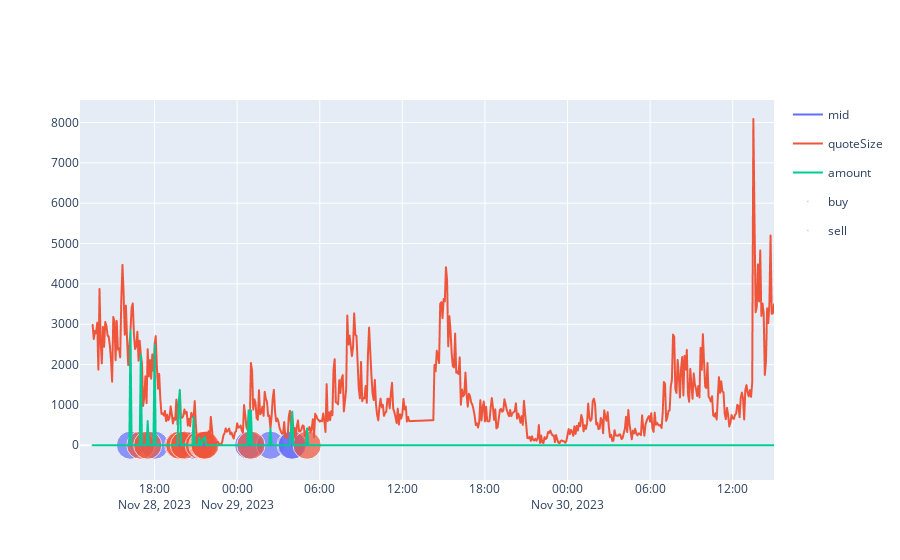

Notebook code for this chart:
### Code cell
import strategies
test_data = loadData(287*180, False)[287*16:287*18]   #falling market
# test_data = loadData(287*180, True)
sma = strategies.SMA(30, 50, is_statefull= False)
rsi = strategies.RSI(14, is_statefull= False)
macd = strategies.MACD(12, 26, 9, is_statefull= False)
composite = strategies.StateFullComposite(100000, cash_in_hand=1000, strategies=[sma, rsi, macd])
actions = []
amounts = []
for i in range(1, len(test_data)+1):
    action, amount = composite.action( test_data.head(i) )
    actions.append( action )
    amounts.append( amount )
test_data['signal'] = actions
test_data['amount'] = [ abs(amount) for amount in amounts ]

test_data['signal'].replace({0:'hold', 1: 'buy', -1:'sell', 2: 'strong_buy', 3:'very_strong_buy', -2: 'strong_sell', -3: 'very_strong_sell'}, inplace=True)
is_signal_col = lambda name: 'mid' in name or 'quote' in name or 'amount' in name or 'RSI' in name or 'MACD' in name or 'Signal' in name
line = px.line(test_data, x = 'timeStamp', y = [col for col in test_data.columns if is_signal_col(col)])
scatter = px.scatter(test_data[~test_data['signal'].isin(['hold'])], x = 'timeStamp', y='mid', color='signal', size = 'mid', hover_data=['amount'] )
plot = go.Figure(data=line.data + scatter.data)
plot.show()

### Figure 1 — Plotly figure (JSON) as saved in the notebook; plotly's stock layout.template omitted (floating-point values rounded to 4 significant figures; data arrays with more than 128 entries replaced by an {"elided": "..."} marker saying what was removed)
{"data": [{"hovertemplate": "variable=mid<br>timeStamp=%{x}<br>value=%{y}<extra></extra>", "legendgroup": "mid", "line": {"color": "#636efa", "dash": "solid"}, "marker": {"symbol": "circle"}, "mode": "lines", "name": "mid", "showlegend": true, "type": "scattergl", "x": {"elided": "574 str values"}, "xaxis": "x", "y": {"elided": "574 float values"}, "yaxis": "y"}, {"hovertemplate": "variable=quoteSize<br>timeStamp=%{x}<br>value=%{y}<extra></extra>", "legendgroup": "quoteSize", "line": {"color": "#EF553B", "dash": "solid"}, "marker": {"symbol": "circle"}, "mode": "lines", "name": "quoteSize", "showlegend": true, "type": "scattergl", "x": {"elided": "574 str values"}, "xaxis": "x", "y": {"elided": "574 int values"}, "yaxis": "y"}, {"hovertemplate": "variable=amount<br>timeStamp=%{x}<br>value=%{y}<extra></extra>", "legendgroup": "amount", "line": {"color": "#00cc96", "dash": "solid"}, "marker": {"symbol": "circle"}, "mode": "lines", "name": "amount", "showlegend": true, "type": "scattergl", "x": {"elided": "574 str values"}, "xaxis": "x", "y": {"elided": "574 int values"}, "yaxis": "y"}, {"customdata": [[2852], [2490], [700], [864], [415], [465], [829]], "hovertemplate": "signal=buy<br>timeStamp=%{x}<br>mid=%{marker.size}<br>amount=%{customdata[0]}<extra></extra>", "legendgroup": "buy", "marker": {"color": "#636efa", "size": [1.099, 1.098, 1.099, 1.101, 1.101, 1.1, 1.1], "sizemode": "area", "sizeref": 0.002754, "symbol": "circle"}, "mode": "markers", "name": "buy", "orientation": "v", "showlegend": true, "type": "scatter", "x": ["2023-11-28 16:15", "2023-11-28 18:00", "2023-11-28 20:50", "2023-11-29 00:50", "2023-11-29 02:25", "2023-11-29 03:55", "2023-11-29 04:00"], "xaxis": "x", "y": [1.099, 1.098, 1.099, 1.101, 1.101, 1.1, 1.1], "yaxis": "y"}, {"customdata": [[2252], [600], [1077], [1372], [41], [190], [149], [155], [206], [864], [416]], "hovertemplate": "signal=sell<br>timeStamp=%{x}<br>mid=%{marker.size}<br>amount=%{customdata[0]}<extra></extra>", "legendgroup": "sell", "marker": {"color": "#EF553B", "size": [1.101, 1.1, 1.099, 1.099, 1.098, 1.099, 1.099, 1.099, 1.099, 1.102, 1.1], "sizemode": "area", "sizeref": 0.002754, "symbol": "circle"}, "mode": "markers", "name": "sell", "orientation": "v", "showlegend": true, "type": "scatter", "x": ["2023-11-28 17:00", "2023-11-28 17:30", "2023-11-28 19:45", "2023-11-28 19:50", "2023-11-28 20:10", "2023-11-28 21:15", "2023-11-28 21:30", "2023-11-28 21:35", "2023-11-28 21:40", "2023-11-29 01:00", "2023-11-29 05:05"], "xaxis": "x", "y": [1.101, 1.1, 1.099, 1.099, 1.098, 1.099, 1.099, 1.099, 1.099, 1.102, 1.1], "yaxis": "y"}], "layout": {}}
